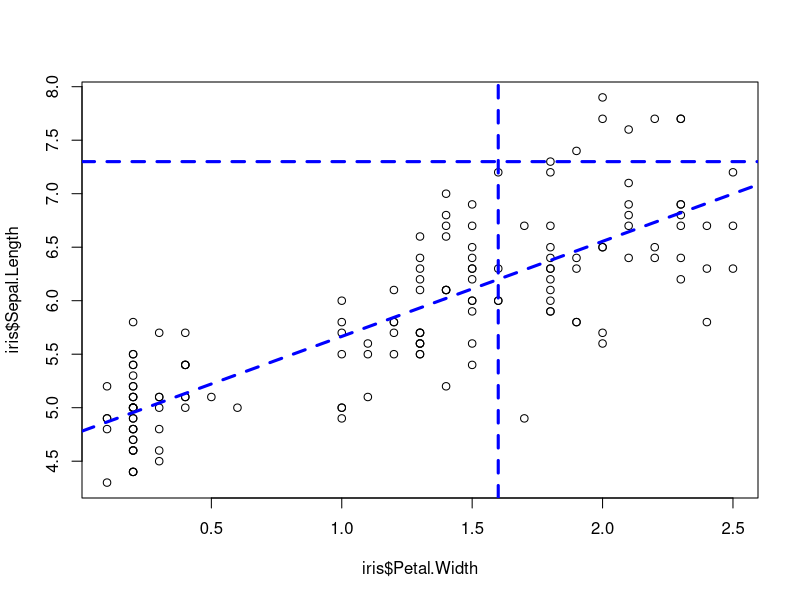

The R source for this figure:
data("iris")
# Drawing regression line on a plot

teg <-  lm(Sepal.Length ~ Petal.Width, data = iris)
plot(iris$Sepal.Length ~ iris$Petal.Width)
abline(teg, 
       col = "blue", 
       lwd = 3, 
       lty = "dashed",
       v = 1.6,
       h = 7.3)
